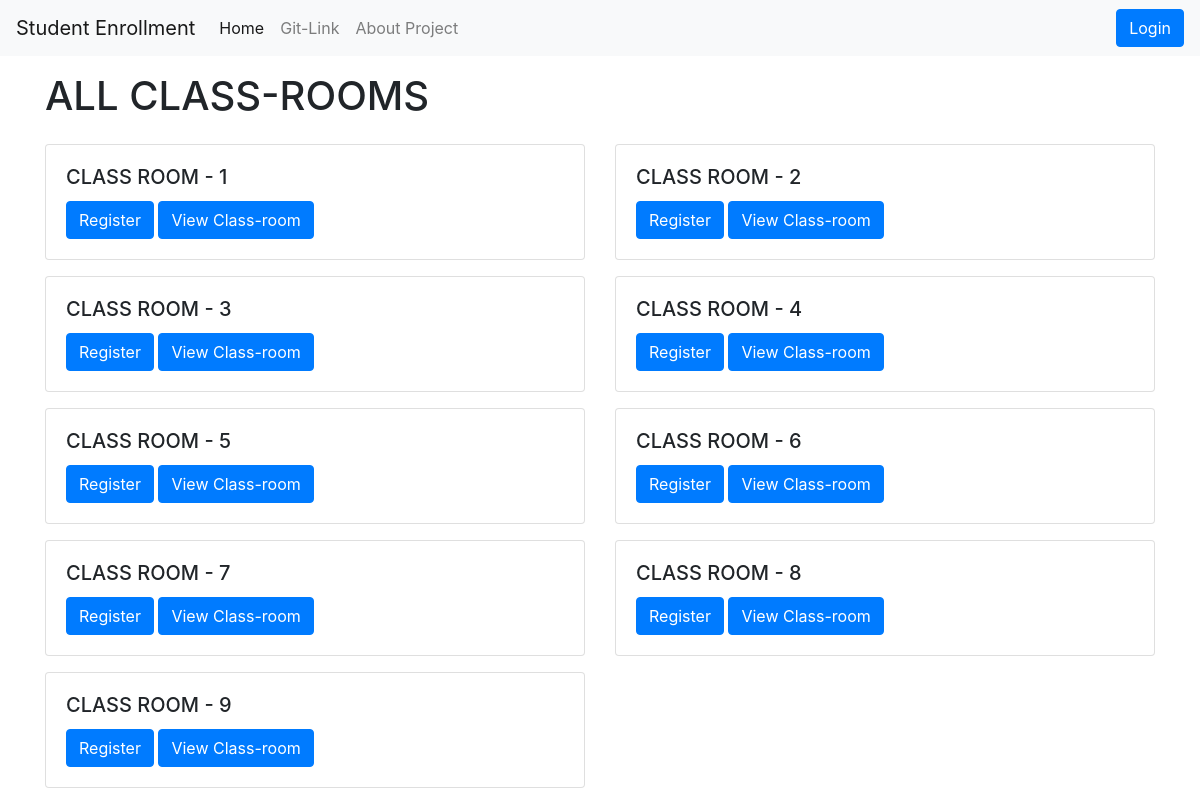
The page /class/ on the database its author committed.
### studentapp/models.py (models this page shows, shortened)
class ClassRoom(models.Model):
    class_name = CharField(max_length=200, null=False, unique=True)
    teacher = models.ManyToManyField(Teacher, null=True, blank=True)

### studentapp/views.py (the view, shortened to what this page needs)
# urls.py: path('', views.homepage, name='homepage'),
def homepage(request):
    all_classes = ClassRoom.objects.all()
    user_obj=None
    if request.session.has_key('role') and request.session.has_key('id'):
        if request.session['role']=='teacher':
            user_obj=Teacher.objects.get(id=request.session['id'])
        if request.session['role']=='student':
            user_obj=Student.objects.get(id=request.session['id'])
    return render(request, 'homepage.html',{'all_classes':all_classes,'user_obj':user_obj})

### studentapp/templates/homepage.html (shortened to what this page needs)
{% extends 'base.html' %} {% block body %}
<div class="container">
  <h1 class="my-3">ALL CLASS-ROOMS</h1>
  <div class="row">
    {% for class in all_classes %}
    <div class="col-sm-6 my-2">
      <div class="card">
        <div class="card-body">
          <h5 class="card-title">{{class.class_name}}</h5>
          {% if user_obj.role  == 'teacher' %}
          {% else %}
          <a href="{% url 'register' class_name=class.class_name %}" class="btn btn-primary">Register</a>
          {% endif %}
          <a href="{% url 'single_class' id=class.id %}" class="btn btn-primary">View Class-room</a>
        </div>
      </div>
    </div>
    {% endfor %}
  </div>
</div>
{% endblock body %}

### rows shown on the page
ClassRoom: class_name "CLASS ROOM - 1"
ClassRoom: class_name "CLASS ROOM - 2"
ClassRoom: class_name "CLASS ROOM - 3"
ClassRoom: class_name "CLASS ROOM - 4"
ClassRoom: class_name "CLASS ROOM - 5"
ClassRoom: class_name "CLASS ROOM - 6"
ClassRoom: class_name "CLASS ROOM - 7"
ClassRoom: class_name "CLASS ROOM - 8"
ClassRoom: class_name "CLASS ROOM - 9"
